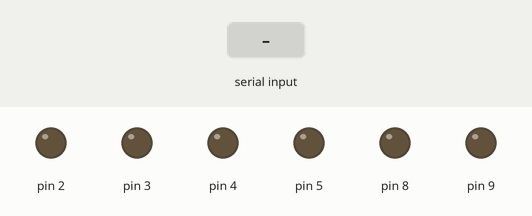
Simulated run of this sketch. Board: Arduino Uno, built with avr-gcc and run on an emulated ATmega328P. Shown: output pins drawn as LEDs (lit = HIGH). Inputs (shaded band) come from the test bench.

Above: at 1.2 s.
1.3 s: "F" received over Serial
At 2.2 s:
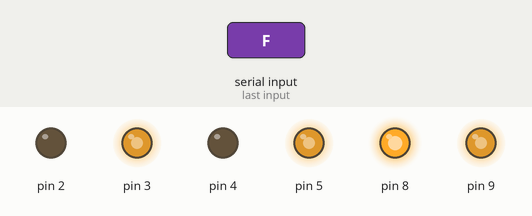
2.8 s: "B" received over Serial
At 3.4 s:
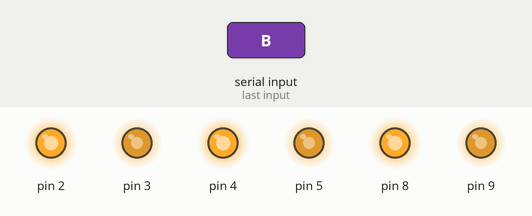
4.3 s: "R" received over Serial
At 5.5 s:
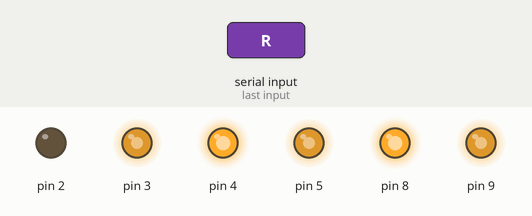
5.8 s: "L" received over Serial
At 6.9 s:
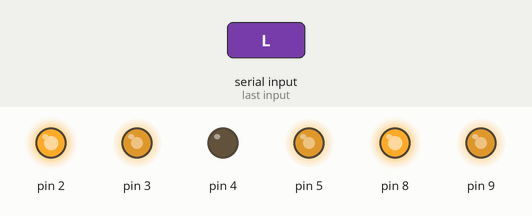
Timing chart, 0 to 8.3 s (numbered marks = the images above; inputs shaded):
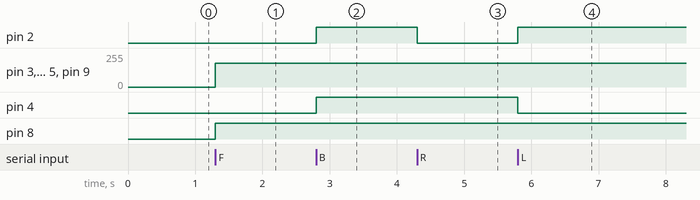

The sketch:

Robot-function.ino
```cpp
int incomingByte;

int pwm1 = 3;
int dir1 = 2;
int pwm2 = 5;
int dir2 = 4;
int pwm3 = 9;
int dir3 = 8;

void setup() {
  Serial.begin(9600);

  //pin mode
  pinMode(2, OUTPUT);
  pinMode(3, OUTPUT);
  pinMode(4, OUTPUT);
  pinMode(5, OUTPUT);
  pinMode(8, OUTPUT);
  pinMode(9, OUTPUT);
}

void loop() {
  if(Serial.available() > 0){

    incomingByte = Serial.read();

    if(incomingByte == 'F'){
      //Left
      digitalWrite(2, LOW);
      analogWrite(3, 180);
      //Right
      digitalWrite(4, LOW);
      analogWrite(5, 180);
      //Waepon
      digitalWrite(8, HIGH);
      analogWrite(9, 180);
    }
    if(incomingByte == 'B'){
      //Left
      digitalWrite(2, HIGH);
      analogWrite(3, 180);
      //Right
      digitalWrite(4, HIGH);
      analogWrite(5, 180);
      //Waepon
      digitalWrite(8, HIGH);
      analogWrite(9, 180);
    }
    if(incomingByte == 'R'){
      //Left
      digitalWrite(2, LOW);
      analogWrite(3, 180);
      //Right
      digitalWrite(4, HIGH);
      analogWrite(5, 180);
      //Waepon
      digitalWrite(8, HIGH);
      analogWrite(9, 180);
    }
    if(incomingByte == 'L'){
      //Left
      digitalWrite(2, HIGH);
      analogWrite(3, 180);
      //Right
      digitalWrite(4, LOW);
      analogWrite(5, 180);
      //Waepon
      digitalWrite(8, HIGH);
      analogWrite(9, 180);
    }
    if(incomingByte == 'S'){
      //Left
      digitalWrite(2, LOW);
      analogWrite(3, 0);
      //Right
      digitalWrite(4, LOW);
      analogWrite(5, 0);
      //Waepon
      digitalWrite(8, LOW);
      analogWrite(9, 0);
    }
    //Weapon
  /*  if(incomingByte == 'A'){
      digitalWrite(8, LOW);
      analogWrite(9, 180);
    }
    if(incomingByte == 'B'){
      digitalWrite(8, HIGH);
      analogWrite(9, 180);
    }
    if(incomingByte == 'C'){
      digitalWrite(8, HIGH);
      analogWrite(9, 0);
    } */
  }
}
```

Measured:
- after the input at 1.3 s, pin 3, pin 5, pin 9: 0/255 → 180/255 at once; pin 8: LOW → HIGH at once
- after the input at 2.8 s, pin 2, pin 4: LOW → HIGH at once
- after the input at 4.3 s, pin 2: HIGH → LOW at once
- after the input at 5.8 s, pin 2: LOW → HIGH at once; pin 4: HIGH → LOW at once
